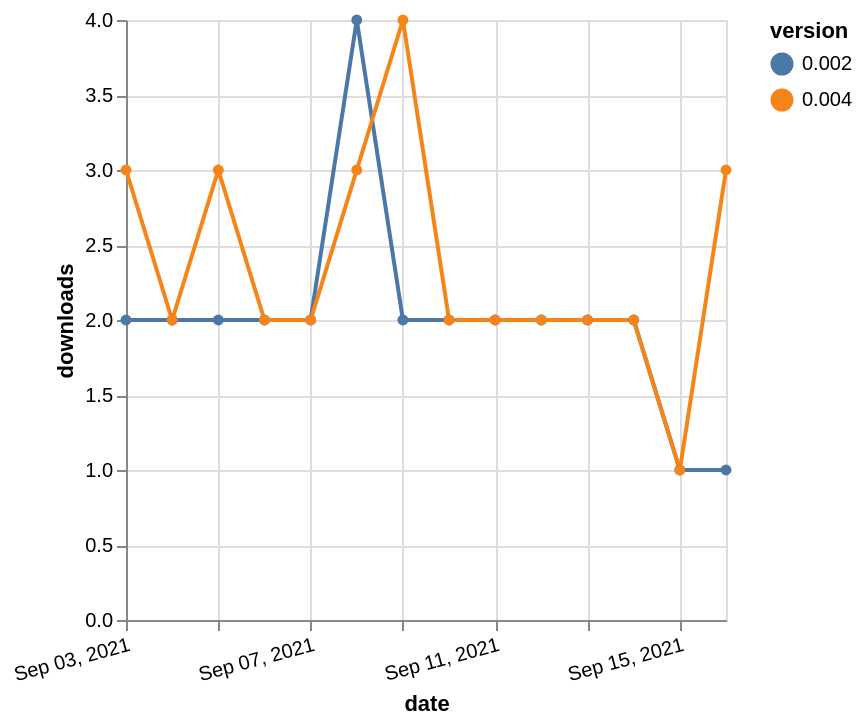

Express this chart as Vega-Lite.
### Vega-Lite specification from a JSON file in a GitHub repository (floating-point values rounded to 4 significant figures)
{"$schema": "https://vega.github.io/schema/vega-lite/v5.json", "description": "A simple bar chart with embedded data.", "data": {"values": [{"date": "2021-09-03", "total": 2700, "delta": 2, "version": "0.002"}, {"date": "2021-09-04", "total": 2702, "delta": 2, "version": "0.002"}, {"date": "2021-09-05", "total": 2704, "delta": 2, "version": "0.002"}, {"date": "2021-09-06", "total": 2706, "delta": 2, "version": "0.002"}, {"date": "2021-09-07", "total": 2708, "delta": 2, "version": "0.002"}, {"date": "2021-09-08", "total": 2712, "delta": 4, "version": "0.002"}, {"date": "2021-09-09", "total": 2714, "delta": 2, "version": "0.002"}, {"date": "2021-09-10", "total": 2716, "delta": 2, "version": "0.002"}, {"date": "2021-09-11", "total": 2718, "delta": 2, "version": "0.002"}, {"date": "2021-09-12", "total": 2720, "delta": 2, "version": "0.002"}, {"date": "2021-09-13", "total": 2722, "delta": 2, "version": "0.002"}, {"date": "2021-09-14", "total": 2724, "delta": 2, "version": "0.002"}, {"date": "2021-09-15", "total": 2725, "delta": 1, "version": "0.002"}, {"date": "2021-09-16", "total": 2726, "delta": 1, "version": "0.002"}, {"date": "2021-09-03", "total": 2341, "delta": 3, "version": "0.004"}, {"date": "2021-09-04", "total": 2343, "delta": 2, "version": "0.004"}, {"date": "2021-09-05", "total": 2346, "delta": 3, "version": "0.004"}, {"date": "2021-09-06", "total": 2348, "delta": 2, "version": "0.004"}, {"date": "2021-09-07", "total": 2350, "delta": 2, "version": "0.004"}, {"date": "2021-09-08", "total": 2353, "delta": 3, "version": "0.004"}, {"date": "2021-09-09", "total": 2357, "delta": 4, "version": "0.004"}, {"date": "2021-09-10", "total": 2359, "delta": 2, "version": "0.004"}, {"date": "2021-09-11", "total": 2361, "delta": 2, "version": "0.004"}, {"date": "2021-09-12", "total": 2363, "delta": 2, "version": "0.004"}, {"date": "2021-09-13", "total": 2365, "delta": 2, "version": "0.004"}, {"date": "2021-09-14", "total": 2367, "delta": 2, "version": "0.004"}, {"date": "2021-09-15", "total": 2368, "delta": 1, "version": "0.004"}, {"date": "2021-09-16", "total": 2371, "delta": 3, "version": "0.004"}]}, "width": "container", "mark": {"type": "line", "point": {"filled": true}}, "encoding": {"x": {"field": "date", "type": "temporal", "timeUnit": "yearmonthdate", "title": "date", "axis": {"labelAngle": -15}}, "y": {"field": "delta", "type": "quantitative", "title": "downloads"}, "color": {"field": "version", "type": "nominal"}, "tooltip": {"field": "delta"}}}
